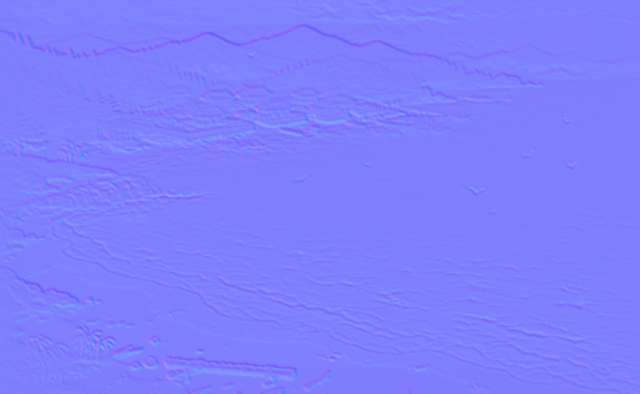
#> input picture src/assets/levels/beach_n.png, 640 x 394 px, given in place of beach.png, which was not available
$ python terrain_import.py
#> lines starting #> are read from the running program, lines starting #| are printed output that depends on the picture; after the words box and inside, x2 and y2 are one past the last pixel; in counts of white or black regions, pixels touching at a corner belong together; pictures that were not available may be replaced by others from this repository, and a replacement may not be noted
"""Drive 지형 일러스트(1920x1280 webp) -> 레벨 지면 한 장(+노멀맵+물 마스크)으로 정규화.
원본(~/workspace/goals/rpg/assets-drive/terrain/*.webp)은 repo 밖. 그대로 붙이지 않고:
  1) 3~4배 박스 다운스케일로 도트 격자에 맞춤  2) 적응 팔레트 양자화(디더 없음, 이음새 얼룩 방지)
  3) 밤 팔레트(푸른 그림자, 낮춘 채도/밝기)로 톤 정렬  4) 언샤프+국소 대비로 가독성
  5) 가장자리 비네트(캔버스 끝 이음새 숨김)  6) 휘도 기반 노멀맵, 바다 마스크(beach)
사용: python3 art/terrain_import.py
"""
import pathlib, numpy as np
from PIL import Image, ImageFilter, ImageEnhance

SRC = pathlib.Path.home() / 'workspace/goals/rpg/assets-drive/terrain'
OUT = pathlib.Path(__file__).parent.parent / 'src/assets/levels'
# level ground id -> (drive image, crop box in fractions (x0,y0,x1,y1), tone)
MAPS = {
    'beach':  ('beach',  (0, 0, 1, 1), dict(bright=0.80, sat=0.95, tint=(18, 26, 60), mix=0.18)),
    'village':('village',(0, 0, 1, 1), dict(bright=0.95, sat=0.95, tint=(14, 20, 48), mix=0.10)),
    'gwana':  ('village',(0.28, 0, 1, 0.85), dict(bright=0.92, sat=0.9, tint=(14, 20, 48), mix=0.12)),
    'pyega1': ('mansion',(0, 0, 1, 1), dict(bright=1.25, sat=0.95, tint=(24, 28, 70), mix=0.22)),
    'pyega2': ('mansion',(0.45, 0, 1, 0.9), dict(bright=1.25, sat=0.95, tint=(24, 28, 70), mix=0.22)),
    'palace': ('palace', (0.08, 0.06, 0.92, 0.94), dict(bright=1.0, sat=0.95, tint=(22, 30, 62), mix=0.14)),
}
# not used by a chapter-1 map; prepared at 640x394 for later chapters
SPARE = {'forest': 'forest', 'flowerfield': 'flowerfield', 'shrine': 'shrine', 'dungeon': 'dungeon', 'underworld': 'underworld'}
COLORS = 56


def process(name, box, tone, size, img=None):
    """img: 이미 합성한 PIL 이미지를 넘기면 name/box 는 무시한다(2장 지형 art/ch2_terrain.py 가 사용)."""
    w, h = size
    im = img.convert('RGB') if img is not None else Image.open(SRC / f'{name}.webp').convert('RGB')
    W, H = im.size
    if img is None:
        im = im.crop((int(box[0]*W), int(box[1]*H), int(box[2]*W), int(box[3]*H)))
    # cover-fit to (w,h), centre crop
    s = max(w / im.width, h / im.height)
    im = im.resize((round(im.width*s), round(im.height*s)), Image.BOX)
    l, t = (im.width - w)//2, (im.height - h)//2
    im = im.crop((l, t, l+w, t+h))
    im = ImageEnhance.Color(im).enhance(tone['sat'])
    a = np.asarray(im).astype(np.float32)
    a = a * tone['bright']
    tint = np.array(tone['tint'], np.float32)
    lum = (a @ np.array([.3, .59, .11], np.float32) / 255)[..., None]
    a = a * (1 - tone['mix']) + (tint + a * 0.6) * tone['mix'] * (1.2 - lum)   # shadows lean blue
    im = Image.fromarray(np.clip(a, 0, 255).astype(np.uint8))
    im = im.filter(ImageFilter.UnsharpMask(radius=1.2, percent=70, threshold=2))
    im = im.quantize(COLORS, method=Image.MEDIANCUT, dither=Image.NONE).convert('RGB')
    a = np.asarray(im).astype(np.float32)
    yy, xx = np.mgrid[0:h, 0:w]
    d = np.minimum.reduce([xx, w-1-xx, yy, h-1-yy]).astype(np.float32)
    v = np.clip(d / 24.0, 0, 1)[..., None] * 0.45 + 0.55
    a = a * v
    return Image.fromarray(np.clip(a, 0, 255).astype(np.uint8))


def normal(rgb):
    g = np.asarray(rgb.convert('L').filter(ImageFilter.GaussianBlur(1.0))).astype(np.float32) / 255
    dx = np.gradient(g, axis=1); dy = np.gradient(g, axis=0)
    k = 2.0
    n = np.dstack([-dx * k, dy * k, np.ones_like(g)])   # +Y up (OpenGL)
    n /= np.linalg.norm(n, axis=2, keepdims=True)
    out = ((n * 0.5 + 0.5) * 255).astype(np.uint8)
    return Image.fromarray(np.dstack([out, np.full(g.shape, 255, np.uint8)]), 'RGBA')


def sea_mask(rgb):
    """beach: the blue sea (water overlay shader reads alpha)"""
    a = np.asarray(rgb).astype(np.int32)
    r, g, b = a[..., 0], a[..., 1], a[..., 2]
    m = (b > r + 18) & (b > 40) & (g > r)
    m[: int(rgb.height * 0.30)] = False   # sky / distant mountains
    m = Image.fromarray((m * 255).astype(np.uint8)).filter(ImageFilter.MedianFilter(5))
    z = np.zeros((rgb.height, rgb.width, 4), np.uint8)
    z[..., :3] = 255
    z[..., 3] = np.asarray(m)
    return Image.fromarray(z, 'RGBA')


def main():
    for gid, (src, box, tone) in MAPS.items():
        size = Image.open(OUT / f'{gid}.png').size   # keep the baked canvas size (json/collision untouched)
#> size = (640, 394)
        img = process(src, box, tone, size)
#> in process, `w, h = size`: w = 640; h = 394
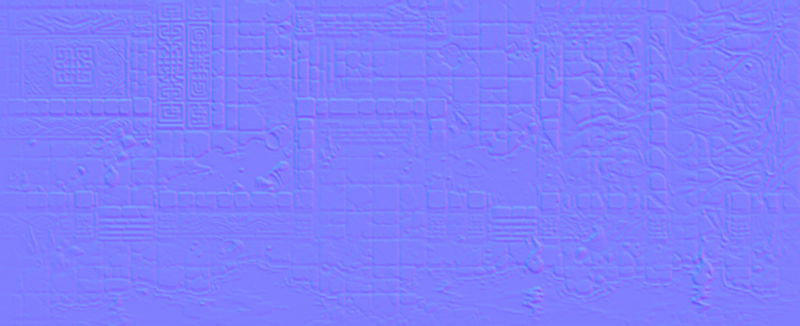
#> input picture src/assets/levels/den1_n.png, 800 x 326 px, given in place of beach.webp, which was not available
#> in process, `s = max(w / im.width, h / im.height)`: s = 1.21
#> in process, `l, t = (im.width - w)//2, (im.height - h)//2`: l = 163; t = 0
#> in process, `yy, xx = np.mgrid[0:h, 0:w]`:
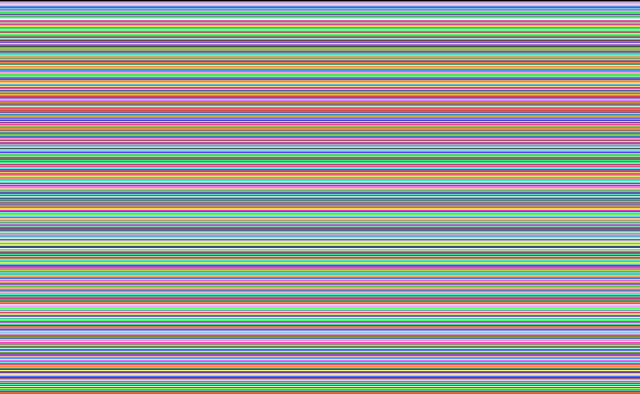
#> yy: shape (394, 640) int64; 394 distinct labels, from 0 to 393; one colour per label, 0 black
        img.convert('RGBA').save(OUT / f'{gid}.png')
        normal(img).save(OUT / f'{gid}_n.png')
#> in normal, `dy = np.gradient(g, axis=0)`:
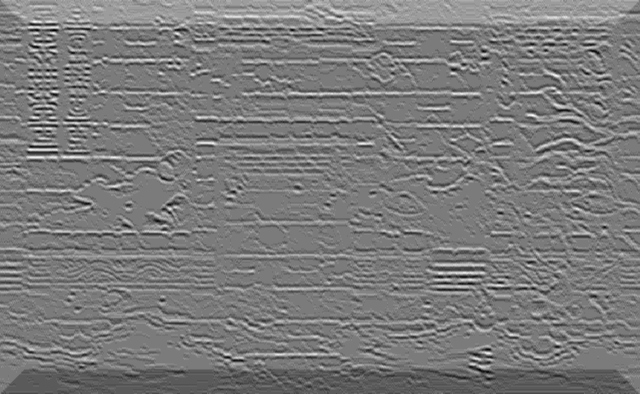
#> dy: shape (394, 640) float32; min -0.0294, max 0.0314, mean -5.31e-06; drawn with min black and max white
#> in normal, `n = np.dstack([-dx * k, dy * k, np.ones_like(g)])`:
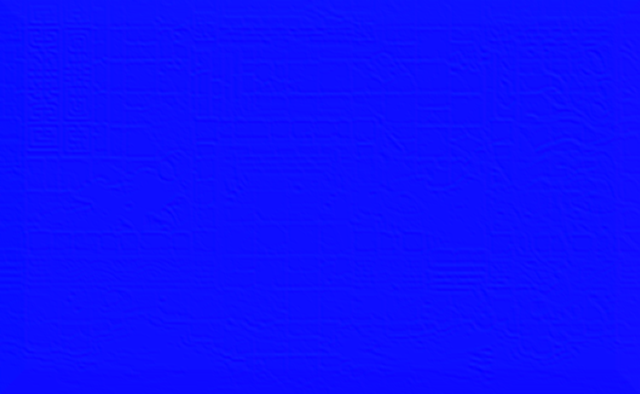
#> n: shape (394, 640, 3) float32; mean of channels 0, 1, 2 3.45e-06, -1.06e-05, 1; drawn with min black and max white
        wm = sea_mask(img) if gid == 'beach' else Image.new('RGBA', size, (0, 0, 0, 0))
#> in sea_mask, `r, g, b = a[..., 0], a[..., 1], a[..., 2]`:
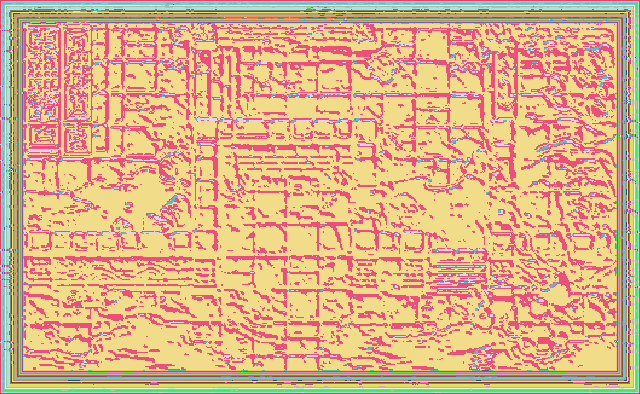
#> b: shape (394, 640) int32; 78 distinct labels, from 101 to 187; one colour per label, 0 black
#> in sea_mask, `m = (b > r + 18) & (b > 40) & (g > r)`:
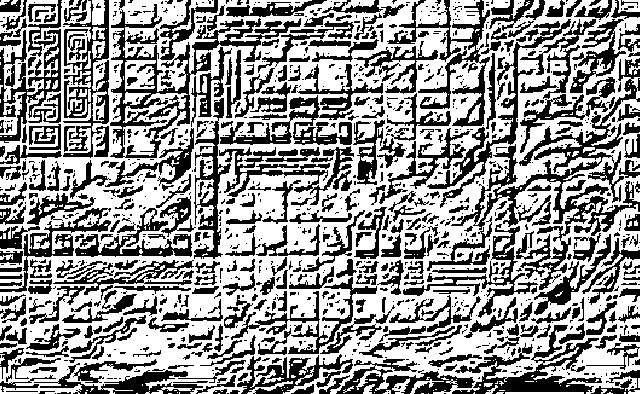
#> m: shape (394, 640) bool; 58.3% white; 1160 black regions (758 under 20 px), largest, box (x1, y1, x2, y2) and area: (451, 58, 640, 290) 7594, (110, 4, 301, 158) 5123, (452, 325, 602, 394) 3150
#> in sea_mask, `m[: int(rgb.height * 0.30)] = False`: m: shape (394, 640) bool; 41.3% white; 246 white regions (197 under 20 px), largest, box (x1, y1, x2, y2) and area: (0, 118, 640, 394) 97963, (560, 118, 640, 213) 2795, (0, 118, 18, 135) 210
#> in sea_mask, `m = Image.fromarray((m * 255).astype(np.uint8)).filter(ImageFilter.Med..`:
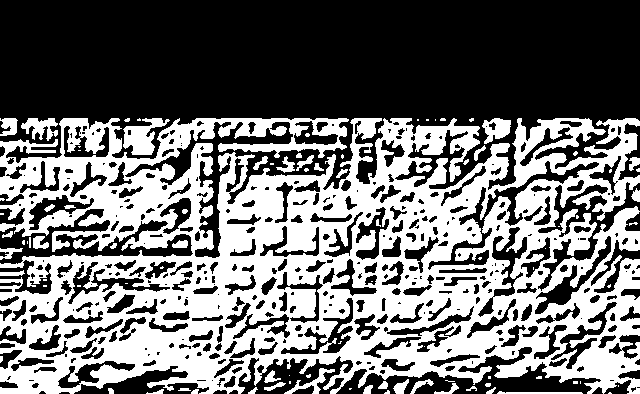
#> m: PIL image 640x394 L; 43.9% white; 93 white regions (50 under 20 px), largest, box (x1, y1, x2, y2) and area: (0, 118, 640, 394) 105415, (123, 118, 170, 155) 892, (21, 118, 58, 141) 465
        wm.save(OUT / f'{gid}_water.png')
        print('ok', gid, size)
#| ok beach (640, 394)
    for gid, src in SPARE.items():
        img = process(src, (0, 0, 1, 1), dict(bright=0.95, sat=0.95, tint=(20, 28, 60), mix=0.12), (640, 394))
        img.convert('RGBA').save(OUT / f'spare_{gid}.png')
        print('ok spare', gid)


if __name__ == '__main__':
#> (the run stopped early here; a loop or call above may not have finished)
